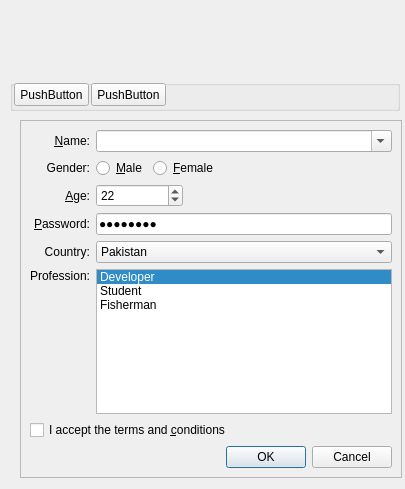
<?xml version="1.0" encoding="UTF-8"?>
<ui version="4.0">
 <class>MainWindowOfStylesheet</class>
 <widget class="QWidget" name="MainWindowOfStylesheet">
  <property name="geometry">
   <rect>
    <x>0</x>
    <y>0</y>
    <width>405</width>
    <height>489</height>
   </rect>
  </property>
  <property name="windowTitle">
   <string>Form</string>
  </property>
  <widget class="QFrame" name="mainFrame">
   <property name="geometry">
    <rect>
     <x>20</x>
     <y>120</y>
     <width>382</width>
     <height>358</height>
    </rect>
   </property>
   <property name="frameShape">
    <enum>QFrame::StyledPanel</enum>
   </property>
   <property name="frameShadow">
    <enum>QFrame::Raised</enum>
   </property>
   <layout class="QGridLayout">
    <property name="margin">
     <number>9</number>
    </property>
    <property name="spacing">
     <number>6</number>
    </property>
    <item row="6" column="0" colspan="5">
     <widget class="QCheckBox" name="agreeCheckBox">
      <property name="toolTip">
       <string>Please read the LICENSE file before checking</string>
      </property>
      <property name="text">
       <string>I accept the terms and &amp;conditions</string>
      </property>
     </widget>
    </item>
    <item row="5" column="0">
     <widget class="QLabel" name="label">
      <property name="text">
       <string>Profession:</string>
      </property>
      <property name="alignment">
       <set>Qt::AlignRight|Qt::AlignTop|Qt::AlignTrailing</set>
      </property>
      <property name="buddy">
       <cstring>professionList</cstring>
      </property>
     </widget>
    </item>
    <item row="0" column="0">
     <widget class="QLabel" name="nameLabel">
      <property name="text">
       <string>&amp;Name:</string>
      </property>
      <property name="alignment">
       <set>Qt::AlignRight|Qt::AlignTrailing|Qt::AlignVCenter</set>
      </property>
      <property name="buddy">
       <cstring>nameCombo</cstring>
      </property>
     </widget>
    </item>
    <item row="1" column="1">
     <widget class="QRadioButton" name="maleRadioButton">
      <property name="toolTip">
       <string>Check this if you are male</string>
      </property>
      <property name="text">
       <string>&amp;Male</string>
      </property>
     </widget>
    </item>
    <item row="3" column="0">
     <widget class="QLabel" name="passwordLabel">
      <property name="text">
       <string>&amp;Password:</string>
      </property>
      <property name="alignment">
       <set>Qt::AlignRight|Qt::AlignTrailing|Qt::AlignVCenter</set>
      </property>
      <property name="buddy">
       <cstring>passwordEdit</cstring>
      </property>
     </widget>
    </item>
    <item row="4" column="1" colspan="4">
     <widget class="QComboBox" name="countryCombo">
      <property name="toolTip">
       <string>Specify country of origin</string>
      </property>
      <property name="statusTip">
       <string>Specify country of origin</string>
      </property>
      <property name="currentIndex">
       <number>6</number>
      </property>
      <item>
       <property name="text">
        <string>Egypt</string>
       </property>
      </item>
      <item>
       <property name="text">
        <string>France</string>
       </property>
      </item>
      <item>
       <property name="text">
        <string>Germany</string>
       </property>
      </item>
      <item>
       <property name="text">
        <string>India</string>
       </property>
      </item>
      <item>
       <property name="text">
        <string>Italy</string>
       </property>
      </item>
      <item>
       <property name="text">
        <string>Norway</string>
       </property>
      </item>
      <item>
       <property name="text">
        <string>Pakistan</string>
       </property>
      </item>
     </widget>
    </item>
    <item row="2" column="0">
     <widget class="QLabel" name="ageLabel">
      <property name="text">
       <string>&amp;Age:</string>
      </property>
      <property name="alignment">
       <set>Qt::AlignRight|Qt::AlignTrailing|Qt::AlignVCenter</set>
      </property>
      <property name="buddy">
       <cstring>ageSpinBox</cstring>
      </property>
     </widget>
    </item>
    <item row="4" column="0">
     <widget class="QLabel" name="countryLabel">
      <property name="text">
       <string>Country:</string>
      </property>
      <property name="alignment">
       <set>Qt::AlignRight|Qt::AlignTrailing|Qt::AlignVCenter</set>
      </property>
      <property name="buddy">
       <cstring>countryCombo</cstring>
      </property>
     </widget>
    </item>
    <item row="1" column="0">
     <widget class="QLabel" name="genderLabel">
      <property name="text">
       <string>Gender:</string>
      </property>
      <property name="alignment">
       <set>Qt::AlignRight|Qt::AlignTrailing|Qt::AlignVCenter</set>
      </property>
     </widget>
    </item>
    <item row="3" column="1" colspan="4">
     <widget class="QLineEdit" name="passwordEdit">
      <property name="toolTip">
       <string>Specify your password</string>
      </property>
      <property name="statusTip">
       <string>Specify your password</string>
      </property>
      <property name="text">
       <string>Password</string>
      </property>
      <property name="echoMode">
       <enum>QLineEdit::Password</enum>
      </property>
     </widget>
    </item>
    <item row="1" column="2" colspan="2">
     <widget class="QRadioButton" name="femaleRadioButton">
      <property name="toolTip">
       <string>Check this if you are female</string>
      </property>
      <property name="text">
       <string>&amp;Female</string>
      </property>
     </widget>
    </item>
    <item row="2" column="1" colspan="2">
     <widget class="QSpinBox" name="ageSpinBox">
      <property name="toolTip">
       <string>Specify your age</string>
      </property>
      <property name="statusTip">
       <string>Specify your age</string>
      </property>
      <property name="minimum">
       <number>12</number>
      </property>
      <property name="value">
       <number>22</number>
      </property>
     </widget>
    </item>
    <item row="0" column="1" colspan="4">
     <widget class="QComboBox" name="nameCombo">
      <property name="toolTip">
       <string>Specify your name</string>
      </property>
      <property name="editable">
       <bool>true</bool>
      </property>
     </widget>
    </item>
    <item row="1" column="4">
     <spacer>
      <property name="orientation">
       <enum>Qt::Horizontal</enum>
      </property>
      <property name="sizeHint" stdset="0">
       <size>
        <width>40</width>
        <height>20</height>
       </size>
      </property>
     </spacer>
    </item>
    <item row="2" column="3" colspan="2">
     <spacer>
      <property name="orientation">
       <enum>Qt::Horizontal</enum>
      </property>
      <property name="sizeHint" stdset="0">
       <size>
        <width>61</width>
        <height>20</height>
       </size>
      </property>
     </spacer>
    </item>
    <item row="7" column="3" colspan="2">
     <widget class="QDialogButtonBox" name="buttonBox">
      <property name="orientation">
       <enum>Qt::Horizontal</enum>
      </property>
      <property name="standardButtons">
       <set>QDialogButtonBox::Cancel|QDialogButtonBox::Ok</set>
      </property>
     </widget>
    </item>
    <item row="5" column="1" colspan="4">
     <widget class="QListWidget" name="professionList">
      <property name="toolTip">
       <string>Select your profession</string>
      </property>
      <property name="statusTip">
       <string>Specify your name here</string>
      </property>
      <property name="whatsThis">
       <string>Specify your name here</string>
      </property>
      <property name="currentRow">
       <number>0</number>
      </property>
      <item>
       <property name="text">
        <string>Developer</string>
       </property>
      </item>
      <item>
       <property name="text">
        <string>Student</string>
       </property>
      </item>
      <item>
       <property name="text">
        <string>Fisherman</string>
       </property>
      </item>
     </widget>
    </item>
   </layout>
  </widget>
  <widget class="QGroupBox" name="groupBox">
   <property name="geometry">
    <rect>
     <x>10</x>
     <y>80</y>
     <width>390</width>
     <height>31</height>
    </rect>
   </property>
   <property name="title">
    <string/>
   </property>
   <widget class="QPushButton" name="pushButton">
    <property name="geometry">
     <rect>
      <x>4</x>
      <y>3</y>
      <width>75</width>
      <height>23</height>
     </rect>
    </property>
    <property name="text">
     <string>PushButton</string>
    </property>
   </widget>
   <widget class="QPushButton" name="pushButton_2">
    <property name="geometry">
     <rect>
      <x>81</x>
      <y>3</y>
      <width>75</width>
      <height>23</height>
     </rect>
    </property>
    <property name="text">
     <string>PushButton</string>
    </property>
   </widget>
  </widget>
 </widget>
 <resources/>
 <connections/>
</ui>
